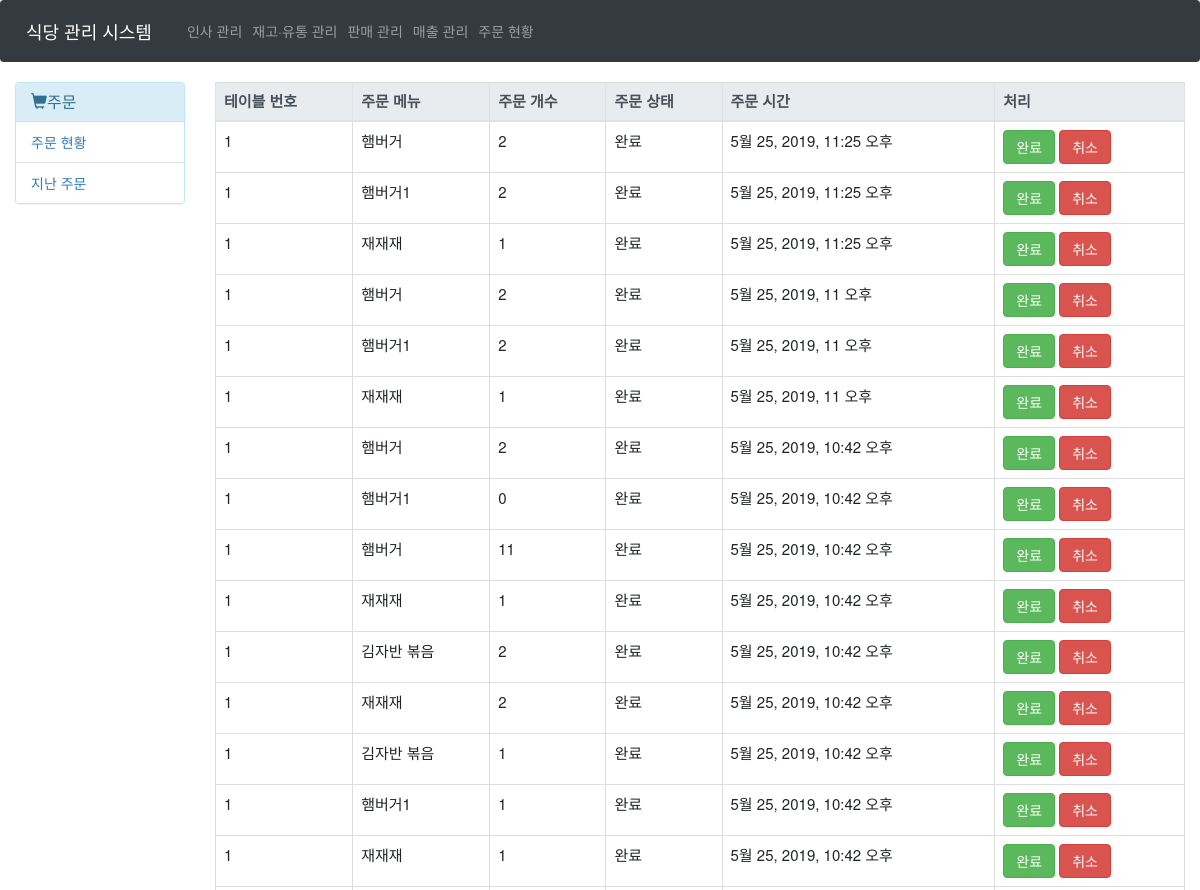
The page /Order/State/ (upper part) on the database as committed earlier.
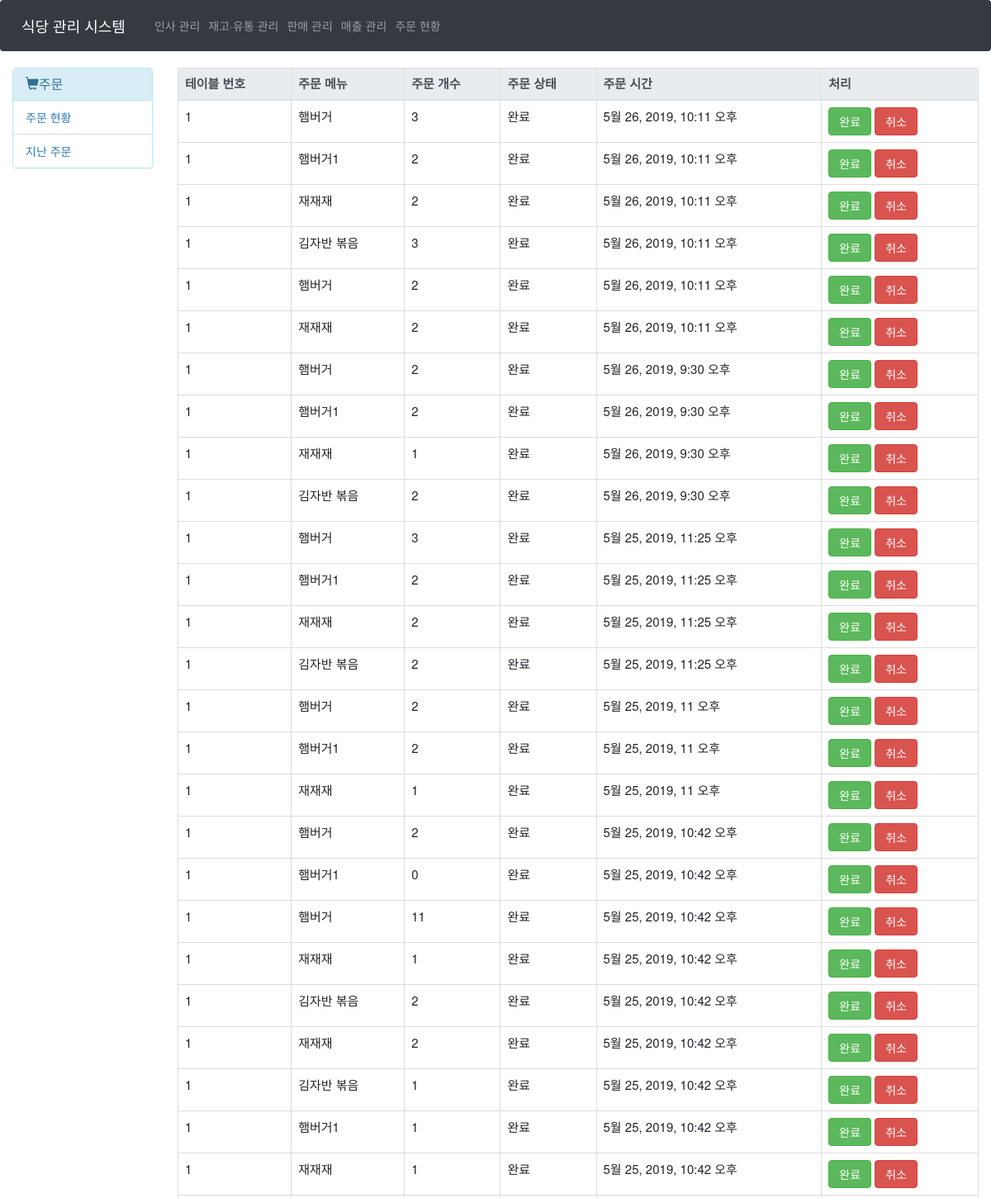
The same page on the database as committed later.
### Main/models.py (models this page shows, shortened)
class Table_order(models.Model):
    class Meta:
        verbose_name = '주문 메뉴'
        verbose_name_plural = '주문 메뉴'
    to_menu = models.ForeignKey("Main.Menu", verbose_name="메뉴", on_delete=models.CASCADE)
    to_count = models.PositiveIntegerField(verbose_name="개수")
    to_status = models.CharField(verbose_name="주문 상태", max_length=10)
    to_isActive = models.BooleanField(default=True)
    to_order_sheet = models.ForeignKey("Main.Order_sheet", verbose_name="주문서", on_delete=models.CASCADE, null=True)

class Order_sheet(models.Model):
    class Meta:
        verbose_name = '주문서'
        verbose_name_plural = '주문서'
    os_table_no = models.PositiveIntegerField(verbose_name="테이블 번호")
    os_amount = models.PositiveIntegerField(verbose_name="총액")
    os_order_date = models.DateTimeField(verbose_name="주문 시간", auto_now=True)
    os_status = models.BooleanField(verbose_name='활성여부', default=True)

class Menu(models.Model):
    class Meta:
        verbose_name = '메뉴'
        verbose_name_plural = '메뉴'
    m_name = models.CharField(max_length=20, verbose_name="메뉴 이름")
    m_price = models.PositiveIntegerField(verbose_name="가격")
    m_explain = models.CharField(max_length=100, verbose_name="설명")
    m_pic = models.ImageField(verbose_name="사진", null=True, blank=True, upload_to=directory_url)
    def __str__(self):
        return self.m_name

### Main/views.py (the view)
# urls.py: path('Order/State/', views.orderState, name='orderState'),
def orderState(request):
    order = Table_order.objects.filter(to_isActive=True).order_by('-to_order_sheet__os_order_date')
    return render(request, 'Main/Order_State/index.html', {'orders' : order})

### Main/templates/Main/Order_State/index.html (shortened to what this page needs)
{% extends 'Main/Order_State/main.html' %}
{% block content %}
<table class="table table-hover table-bordered">
    <thead class="thead thead-light">
        <th>테이블 번호</th>
        <th>주문 메뉴</th>
        <th>주문 개수</th>
        <th>주문 상태</th>
        <th>주문 시간</th>
        <th>처리</th>
    </thead>
    <tbody>
    {% if orders %}
        {% for order in orders %}
        <tr>
            <td>{{order.to_order_sheet.os_table_no}}</td>
            <td>{{order.to_menu}}</td>
            <td>{{order.to_count}}</td>
            <td id="order{{order.pk}}">{{order.to_status}}</td>
            <td><span id="time{{order.pk}}">{{order.to_order_sheet.os_order_date}}</span> <span id="pasttime{{order.pk}}"></span></td>
            <td>
                <button class="btn btn-success" onclick="doneOrder({{order.pk}})">완료</button>
                <button class="btn btn-danger" onclick="cancelOrder({{order.pk}})">취소</button>
            </td>
        </tr>
    {% endfor %}
    {% else %}
        <td colspan="6" class="text-center">접수된 주문이 없습니다.</td>
    {% endif %}
    </tbody>
</table>
{% endblock %}

Rows that differ between the two databases and show on the page:
removed Table_order: to_order_sheet.os_table_no "1", to_menu "햄버거", to_count "2", to_status "완료", to_order_sheet.os_order_date "5월 25, 2019, 11:25 오후"
removed Table_order: to_order_sheet.os_table_no "1", to_menu "재재재", to_count "1", to_status "완료", to_order_sheet.os_order_date "5월 25, 2019, 11:25 오후"
added Table_order: to_order_sheet.os_table_no "1", to_menu "햄버거", to_count "3", to_status "완료", to_order_sheet.os_order_date "5월 26, 2019, 10:11 오후"
added Table_order: to_order_sheet.os_table_no "1", to_menu "햄버거1", to_count "2", to_status "완료", to_order_sheet.os_order_date "5월 26, 2019, 10:11 오후"
added Table_order: to_order_sheet.os_table_no "1", to_menu "재재재", to_count "2", to_status "완료", to_order_sheet.os_order_date "5월 26, 2019, 10:11 오후"
added Table_order: to_order_sheet.os_table_no "1", to_menu "김자반 볶음", to_count "3", to_status "완료", to_order_sheet.os_order_date "5월 26, 2019, 10:11 오후"
added Table_order: to_order_sheet.os_table_no "1", to_menu "햄버거", to_count "2", to_status "완료", to_order_sheet.os_order_date "5월 26, 2019, 10:11 오후"
added Table_order: to_order_sheet.os_table_no "1", to_menu "재재재", to_count "2", to_status "완료", to_order_sheet.os_order_date "5월 26, 2019, 10:11 오후"
added Table_order: to_order_sheet.os_table_no "1", to_menu "햄버거", to_count "2", to_status "완료", to_order_sheet.os_order_date "5월 26, 2019, 9:30 오후"
added Table_order: to_order_sheet.os_table_no "1", to_menu "햄버거1", to_count "2", to_status "완료", to_order_sheet.os_order_date "5월 26, 2019, 9:30 오후"
added Table_order: to_order_sheet.os_table_no "1", to_menu "재재재", to_count "1", to_status "완료", to_order_sheet.os_order_date "5월 26, 2019, 9:30 오후"
added Table_order: to_order_sheet.os_table_no "1", to_menu "김자반 볶음", to_count "2", to_status "완료", to_order_sheet.os_order_date "5월 26, 2019, 9:30 오후"
added Table_order: to_order_sheet.os_table_no "1", to_menu "햄버거", to_count "3", to_status "완료", to_order_sheet.os_order_date "5월 25, 2019, 11:25 오후"
added Table_order: to_order_sheet.os_table_no "1", to_menu "재재재", to_count "2", to_status "완료", to_order_sheet.os_order_date "5월 25, 2019, 11:25 오후"
added Table_order: to_order_sheet.os_table_no "1", to_menu "김자반 볶음", to_count "2", to_status "완료", to_order_sheet.os_order_date "5월 25, 2019, 11:25 오후"
